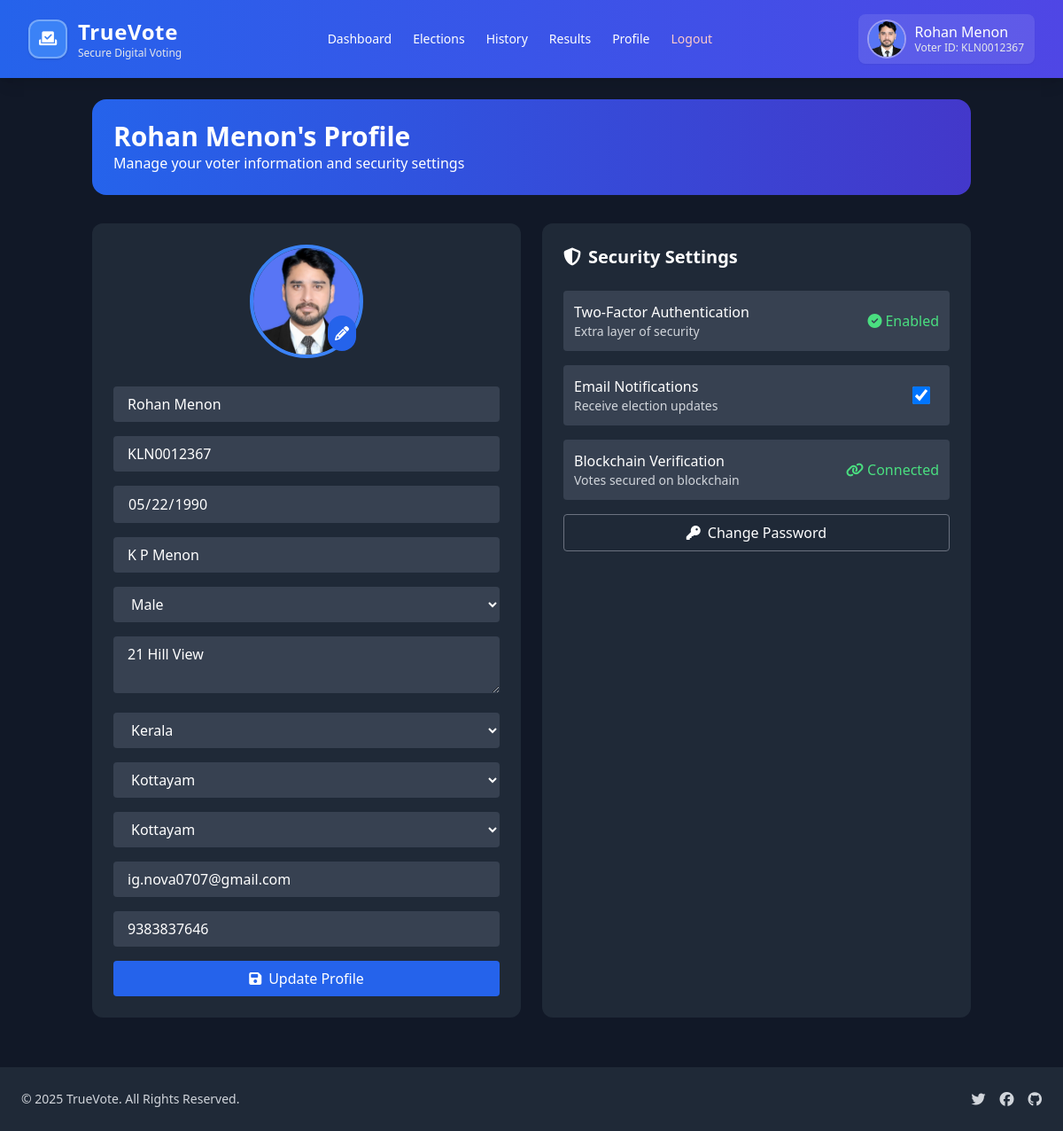
The app's page /voter/profile.php (signed in) with its own data.
### tables this page shows
CREATE TABLE `users` (
  `user_id` int NOT NULL,
  `voter_id` varchar(20) NOT NULL,
  `full_name` varchar(100) NOT NULL,
  `father_name` varchar(100) DEFAULT NULL,
  `gender` enum('Male','Female','Other') DEFAULT NULL,
  `dob` date DEFAULT NULL,
  `address` text,
  `state` varchar(100) DEFAULT NULL,
  `district` varchar(100) DEFAULT NULL,
  `constituency` varchar(150) DEFAULT NULL,
  `email` varchar(100) NOT NULL,
  `phone` varchar(15) DEFAULT NULL,
  `profile_image` varchar(255) DEFAULT NULL,
  `password` varchar(255) NOT NULL,
  `role` enum('admin','voter') DEFAULT 'voter',
  `status` enum('pending','verified','approved','rejected') DEFAULT 'pending',
  `created_at` timestamp NULL DEFAULT CURRENT_TIMESTAMP
);

### voter/profile.php (the view, shortened to what this page needs)
<?php
require_once __DIR__ . "/../db.php";
$user_id = $_SESSION['user_id'];
$stmt = $pdo->prepare("SELECT * FROM users WHERE user_id = ? LIMIT 1");
$stmt->execute([$user_id]);
$user = $stmt->fetch(PDO::FETCH_ASSOC);
if (!empty($user['profile_image'])) {
    $profile_image = "../" . ltrim($user['profile_image'], "/");
} else {
    $profile_image = "../uploads/profile/default.png";
}
$state_json = json_decode(
    file_get_contents(__DIR__ . "/../includes/constituencies/state.json"),
    true
);
?>
<!DOCTYPE html>
<html lang="en">
<head>
<script src="https://cdn.tailwindcss.com"></script>
<link rel="stylesheet" href="https://cdnjs.cloudflare.com/ajax/libs/font-awesome/6.5.0/css/all.min.css">
</head>
<body class="bg-gray-900 text-white">
<?php include "includes/header.php"; ?>
<div class="container mx-auto px-4 py-6">
    <div class="bg-gradient-to-r from-blue-600 to-indigo-700 rounded-2xl p-6 mb-8">
        <h1 class="text-3xl font-bold"><?= htmlspecialchars($user['full_name']); ?>'s Profile</h1>
        <p>Manage your voter information and security settings</p>
    </div>
    <div class="grid grid-cols-1 lg:grid-cols-2 gap-6">
        <div class="bg-gray-800 rounded-xl p-6">
            <form method="POST" enctype="multipart/form-data" class="space-y-4">
                <div class="flex justify-center mb-4 relative w-32 mx-auto">
                    <img src="<?= htmlspecialchars($profile_image); ?>"
                         alt="Profile Image"
                         class="w-32 h-32 rounded-full border-4 border-blue-500 object-cover">
                    <label for="profile_image_input" class="absolute bottom-2 right-2 bg-blue-600 p-2 rounded-full cursor-pointer hover:bg-blue-700 transition">
                        <i class="fas fa-pencil-alt text-white"></i>
                    </label>
                </div>
                <input type="text" value="<?= htmlspecialchars($user['full_name']); ?>" class="w-full px-4 py-2 rounded bg-gray-700" readonly>
                <input type="text" value="<?= htmlspecialchars($user['voter_id']); ?>" class="w-full px-4 py-2 rounded bg-gray-700" readonly>
                <input type="date" value="<?= htmlspecialchars($user['dob']); ?>" class="w-full px-4 py-2 rounded bg-gray-700" readonly>
                <input type="text" name="father_name" value="<?= htmlspecialchars($user['father_name']); ?>" placeholder="Father's Name" class="w-full px-4 py-2 rounded bg-gray-700">
                <select name="gender" class="w-full px-4 py-2 rounded bg-gray-700">
                    <option value="Male" <?= $user['gender']=='Male'?'selected':'' ?>>Male</option>
                </select>
                <textarea name="address" class="w-full px-4 py-2 rounded bg-gray-700" rows="2"><?= htmlspecialchars($user['address']); ?></textarea>
                <select name="state" id="stateSelect" class="w-full px-4 py-2 rounded bg-gray-700">
                    <?php foreach ($state_json as $stateName => $districts): ?>
                        <option value="<?= htmlspecialchars($stateName); ?>" <?= $user['state']==$stateName?'selected':'' ?>><?= htmlspecialchars($stateName); ?></option>
                    <?php endforeach; ?>
                </select>
                <select name="district" id="districtSelect" class="w-full px-4 py-2 rounded bg-gray-700">
                    <?php
                    if (!empty($user['state']) && isset($state_json[$user['state']])) {
                        foreach ($state_json[$user['state']] as $districtName => $constituencies) {
                            echo '<option value="'.htmlspecialchars($districtName).'" '.($user['district']==$districtName?'selected':'').'>'.htmlspecialchars($districtName).'</option>';
                        }
                    }
                    ?>
                </select>
                <select name="constituency" id="constituencySelect" class="w-full px-4 py-2 rounded bg-gray-700">
                    <?php
                    if (!empty($user['state']) && !empty($user['district']) && isset($state_json[$user['state']][$user['district']])) {
                        foreach ($state_json[$user['state']][$user['district']] as $c) {
                            echo '<option value="'.htmlspecialchars($c).'" '.($user['constituency']==$c?'selected':'').'>'.htmlspecialchars($c).'</option>';
                        }
                    }
                    ?>
                </select>
                <input type="email" name="email" value="<?= htmlspecialchars($user['email']); ?>" class="w-full px-4 py-2 rounded bg-gray-700">
                <input type="tel" name="phone" value="<?= htmlspecialchars($user['phone']); ?>" class="w-full px-4 py-2 rounded bg-gray-700">
                <button type="submit" class="w-full bg-blue-600 hover:bg-blue-700 py-2 rounded mt-4">
                    <i class="fas fa-save mr-2"></i>Update Profile
                </button>
            </form>
        </div>
        <div class="bg-gray-800 rounded-xl p-6">
            <h2 class="text-xl font-bold mb-6"><i class="fas fa-shield-alt mr-2"></i>Security Settings</h2>
            <div class="space-y-4">
                <div class="flex justify-between items-center p-3 bg-gray-700 rounded">
                    <div>
                        <h3>Two-Factor Authentication</h3>
                        <p class="text-sm text-gray-300">Extra layer of security</p>
                    </div>
                    <span class="text-green-400"><i class="fas fa-check-circle mr-1"></i>Enabled</span>
                </div>
                <div class="flex justify-between items-center p-3 bg-gray-700 rounded">
                    <div>
                        <h3>Email Notifications</h3>
                        <p class="text-sm text-gray-300">Receive election updates</p>
                    </div>
                    <input type="checkbox" checked class="h-5 w-10">
                </div>
                <div class="flex justify-between items-center p-3 bg-gray-700 rounded">
                    <div>
                        <h3>Blockchain Verification</h3>
                        <p class="text-sm text-gray-300">Votes secured on blockchain</p>
                    </div>
                    <span class="text-green-400"><i class="fas fa-link mr-1"></i>Connected</span>
                </div>
                <a href="change_password.php" class="w-full border border-gray-500 py-2 rounded hover:bg-gray-600 inline-block text-center">
                    <i class="fas fa-key mr-2"></i>Change Password
                </a>
            </div>
        </div>
    </div>
</div>
<?php include "includes/footer.php"; ?>
</body>
</html>

### voter/includes/header.php (shortened to what this page needs)
<?php
$name       = !empty($_SESSION['full_name']) ? $_SESSION['full_name'] : 'Voter';
$voterId    = !empty($_SESSION['voter_id']) ? $_SESSION['voter_id'] : '';
$profileImg = !empty($_SESSION['profile_pic']) ? $_SESSION['profile_pic'] : 'uploads/profile/default.png';
?>
<header class="bg-gradient-to-r from-blue-600 to-indigo-600 px-5 py-3 md:px-8 md:py-4 text-white shadow-lg relative z-50">
  <div class="flex justify-between items-center">
    <div class="flex items-center gap-3">
      <div class="w-11 h-11 bg-blue-500 rounded-xl flex items-center justify-center text-white border-2 border-white/30 shadow">
        <i class="fas fa-vote-yea text-lg"></i>
      </div>
      <div>
        <div class="text-2xl font-bold tracking-wide">TrueVote</div>
        <div class="text-xs text-gray-200">Secure Digital Voting</div>
      </div>
    </div>
    <nav id="nav-menu" class="hidden md:flex items-center gap-6 text-sm font-medium">
      <a href="dashboard.php" class="relative group">
        Dashboard
      </a>
      <a href="elections.php" class="relative group">
        Elections
      </a>
      <a href="history.php" class="relative group">
        History
      </a>
      <a href="results.php" class="relative group">
        Results
      </a>
      <a href="profile.php" class="relative group">
        Profile
      </a>
      <a href="../logout.php" class="relative group text-red-200">
        Logout
      </a>
    </nav>
    <div class="hidden md:flex items-center gap-3 bg-white/10 px-3 py-2 rounded-lg shadow-sm">
      <img src="../<?= htmlspecialchars($profileImg) ?>" alt="Profile" class="w-10 h-10 rounded-full object-cover ring-2 ring-white/40">
      <div class="leading-tight">
        <div class="font-medium"><?= htmlspecialchars($name) ?></div>
        <?php if ($voterId !== ''): ?>
        <div class="text-xs text-gray-200">Voter ID: <?= htmlspecialchars($voterId) ?></div>
        <?php endif; ?>
      </div>
    </div>
  </div>
</header>

### voter/includes/footer.php
<footer class="bg-gray-800 text-gray-300 mt-8">
  <div class="max-w-7xl mx-auto px-6 py-6 flex flex-col md:flex-row justify-between items-center space-y-4 md:space-y-0">
    <p class="text-sm">&copy; 2025 TrueVote. All Rights Reserved.</p>
    <div class="flex space-x-4">
      <a href="#" class="hover:text-green-400" aria-label="Twitter">
        <i class="fab fa-twitter"></i>
      </a>
      <a href="#" class="hover:text-green-400" aria-label="Facebook">
        <i class="fab fa-facebook"></i>
      </a>
      <a href="#" class="hover:text-green-400" aria-label="GitHub">
        <i class="fab fa-github"></i>
      </a>
    </div>
  </div>
</footer>

### records on screen
users: full_name "Rohan Menon", profile_image (picture), voter "KLN0012367", dob "05/22/1990", father_name "K P Menon", gender "Male", address "21 Hill View", state "Kerala", district "Kottayam", constituency "Kottayam", email "ig.nova0707@gmail.com", phone "9383837646"

### other values on screen
$name "Rohan Menon"
$voterId "KLN0012367"
